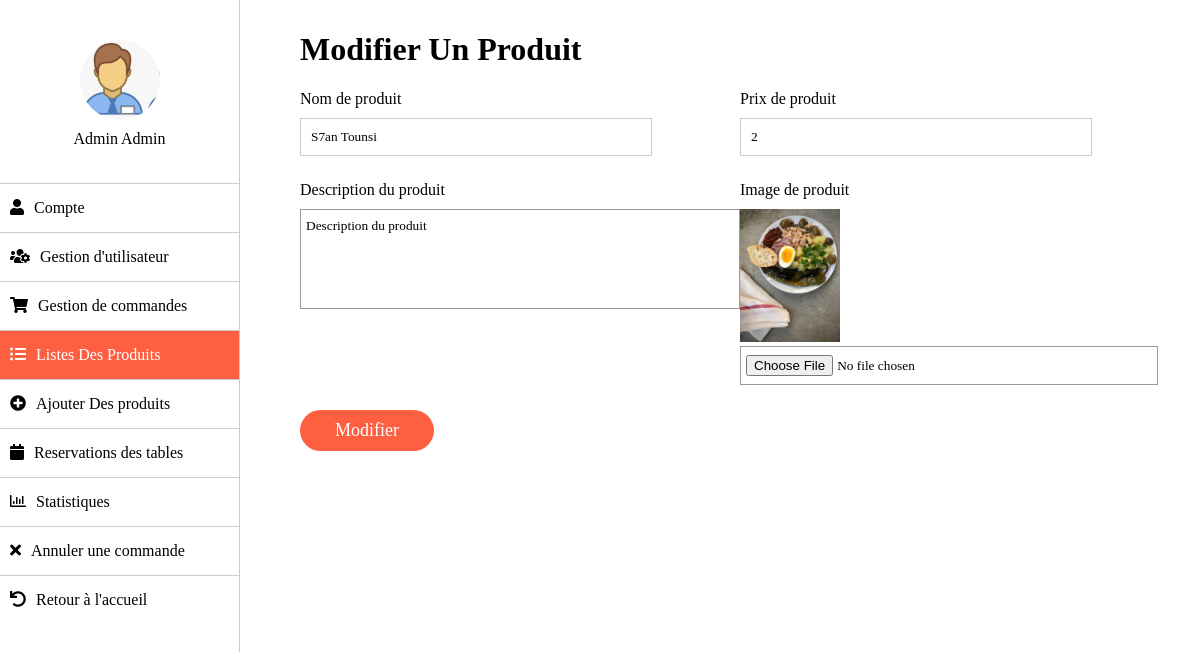
/admin.php?tab=produit&action=modifier&id=9, run on the app's committed database.
### tables this page shows
CREATE TABLE `users` (
  `id` int(11) NOT NULL,
  `nom` varchar(20) NOT NULL,
  `prenom` varchar(20) NOT NULL,
  `email` varchar(50) NOT NULL,
  `mdp` varchar(50) NOT NULL,
  `tel` varchar(8) NOT NULL,
  `profile_image` varchar(100) NOT NULL,
  `priority` int(11) NOT NULL
);

CREATE TABLE `food` (
  `food_id` int(11) NOT NULL,
  `food_name` varchar(20) NOT NULL,
  `food_price` int(11) NOT NULL,
  `food_description` varchar(200) NOT NULL,
  `food_img` varchar(200) NOT NULL
);

### admin.php (the view, shortened to what this page needs)
<?php
include "connect.php";
$req = mysqli_query($conn, "SELECT nom, prenom FROM users WHERE priority = 1");
$res = mysqli_fetch_row($req);
?>
<!DOCTYPE html>
<html lang="en">
<head>
	<link rel="stylesheet" href="css/style.css">
</head>
<body>
	<div class="account-wrap">
		<div class="account-sidebar">
			<div class="account-info">
				<div class="account-profile-img" style="background-image: url(img/users/admin.png)"></div>
				<span><?php echo ucfirst($res[0]." ".$res[1]) ?></span>
			</div>
			<ul>
				<li
					<?php if(!isset($_GET["tab"]) || $_GET["tab"] === "compte") echo "class='active'" ?>>
					<i class="fas fa-user"></i><a href="?tab=compte">Compte</a>
				</li>
				<li
					<?php if(isset($_GET["tab"]) && $_GET["tab"] === "utilisateur") echo "class='active'" ?>>
					<i class="fas fa-users-cog"></i><a href="?tab=utilisateur">Gestion d'utilisateur</a>
				</li>
				<li
					<?php if(isset($_GET["tab"]) && $_GET["tab"] === "commande") echo "class='active'" ?>>
					<i class="fas fa-shopping-cart"></i><a href="?tab=commande">Gestion de commandes</a>
				</li>
				<li
					<?php if(isset($_GET["tab"]) && $_GET["tab"] === "produit") echo "class='active'" ?>>
					<i class="fas fa-list-ul"></i><a href="?tab=produit">Listes Des Produits</a>
				</li>
				<li
					<?php if(isset($_GET["tab"]) && $_GET["tab"] === "ajout") echo "class='active'" ?>>
					<i class="fas fa-plus-circle"></i><a href="?tab=ajout">Ajouter Des produits</a>
				</li>
				<li
					<?php if(isset($_GET["tab"]) && $_GET["tab"] === "reservetable") echo "class='active'" ?>>
					<i class="fas fa-calendar"></i><a href="?tab=reservetable">Reservations des tables</a>
				</li>
				<li
					<?php if(isset($_GET["tab"]) && $_GET["tab"] === "statistiques") echo "class='active'" ?>>
					<i class="far fa-chart-bar"></i><a href="?tab=statistiques">Statistiques</a>
				</li>
				<li
					<?php if(isset($_GET["tab"]) && $_GET["tab"] === "annulercommande") echo "class='active'" ?>>
					<i class="fas fa-times"></i><a href="?tab=annulercommande">Annuler une commande</a>
				</li>
				<li>
					<i class="fas fa-undo"></i><a href="index.php">Retour à l'accueil</a>
				</li>
			</ul>
		</div>
		<div class="account-content">
			<?php
				if(!isset($_GET["tab"]) || $_GET["tab"] === "compte")
				{
					?>
					<form class="account-form" method="POST" action="<?php echo $_SERVER["PHP_SELF"] ?>" enctype="multipart/form-data">
					<?php
						if($_SERVER["REQUEST_METHOD"] === "POST")
						{
							$email = $_POST["email"];
							$oldpwd = $_POST["oldpassword"];
							$newpwd = $_POST["newpassword"];
							if($newpwd == "")
							{
								$newpwd = $oldpwd;
							}
							$req = mysqli_query($conn,"UPDATE users SET email = '$email', mdp = '$newpwd' WHERE priority = 1");
						}
					?>
					<h1>Compte</h1>
					<?php
						$req = mysqli_query($conn, "SELECT email, mdp FROM users WHERE priority = 1");
						$row = mysqli_fetch_row($req);
					?>
						<div class="row">
							<div class="form-group">
								<label for="email">Email</label>
								<input type="email" id="email" value="<?php echo $row[0] ?>"  placeholder="Email" name="email" autocomplete="off">
							</div>
						</div>
						<div class="row">
							<div class="form-group">
								<label for="mdp">Ancien Mot de passe</label>
								<input type="password" id="mdp" value="<?php echo $row[1] ?>" placeholder="Mot de passe" name="oldpassword" autocomplete="off">
							</div>
							<div class="form-group">
								<label for="mdp,">Nouveau mot de passe</label>
								<input type="password" id="mdpn" value=""  placeholder="Mot de passe" name="newpassword" autocomplete="off">
							</div>
						</div>
						<input type="submit" value="Enregistrer">
					</form>
					<?php
				}
				else if($_GET["tab"] === "produit")
				{
					if(isset($_GET["action"]) && $_GET["action"] === "modifier")
					{
						echo "<h1>Modifier Un Produit</h1>";
						$id    = $_GET["id"];
						$query = mysqli_query($conn, "SELECT * FROM food WHERE food_id = $id");
						$res   = mysqli_fetch_row($query);
						?>
						<form action="<?php echo '?tab=produit&action=modifier&id='.$_GET["id"] ?>" method="POST" enctype="multipart/form-data">
							<div class="row">
								<div class="form-group">
									<label for="nom">Nom de produit</label>
									<input type="text" id="nom" value="<?php echo $res[1] ?>"  placeholder="Prix de produit" name="nom" autocomplete="off">
								</div>
								<div class="form-group">
									<label for="prix">Prix de produit</label>
									<input type="number" id="nom" value="<?php echo $res[2] ?>"  placeholder="Prix de produit" name="prix" autocomplete="off">
								</div>
							</div>
							<div class="row">
								<div class="form-group">
									<label for="desc">Description du produit</label>
									<textarea placeholder="" name="desc" id="desc" value="<?php echo $res[3] ?>">Description du produit</textarea>
								</div>
								<div class="form-group">
									<label for="prix">Image de produit</label>
									<img src="<?php echo $res[4] ?>" alt="" width="100">
									<input type="file" id="img" value=""  placeholder="Image de produit" name="img" autocomplete="off">
								</div>
							</div>
							<input type="submit" value="Modifier">
						</form>
						<?php
					}
				}
				?>
		</div>
	</div>
</body>
</html>

### data on the page
users: nom+prenom "Admin Admin"
food: nom "S7an Tounsi", prix "2", desc "Description du produit", food_img (picture)
